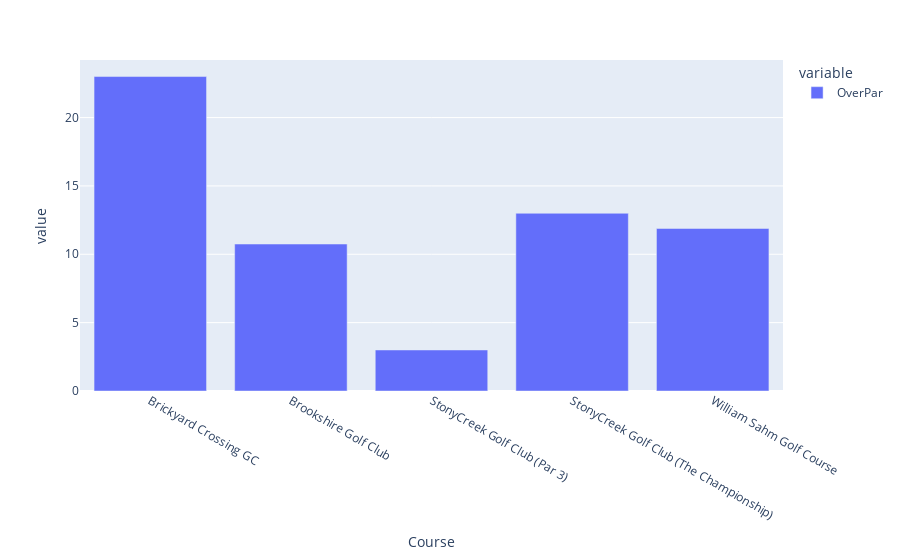

Notebook code for this chart:
### Code cell
import plotly.express as px
fig = px.bar(dfplot)
fig.show()

### Figure 1 — Plotly figure (JSON) as saved in the notebook; plotly's stock layout.template omitted (floating-point values rounded to 4 significant figures)
{"data": [{"alignmentgroup": "True", "hovertemplate": "variable=OverPar<br>Course=%{x}<br>value=%{y}<extra></extra>", "legendgroup": "OverPar", "marker": {"color": "#636efa", "pattern": {"shape": ""}}, "name": "OverPar", "offsetgroup": "OverPar", "orientation": "v", "showlegend": true, "textposition": "auto", "type": "bar", "x": ["Brickyard Crossing GC", "Brookshire Golf Club", "StonyCreek Golf Club (Par 3)", "StonyCreek Golf Club (The Championship)", "William Sahm Golf Course"], "xaxis": "x", "y": [23, 10.75, 3, 13, 11.89], "yaxis": "y"}], "layout": {"barmode": "relative", "legend": {"title": {"text": "variable"}, "tracegroupgap": 0}, "margin": {"t": 60}, "xaxis": {"anchor": "y", "domain": [0, 1], "title": {"text": "Course"}}, "yaxis": {"anchor": "x", "domain": [0, 1], "title": {"text": "value"}}}}
